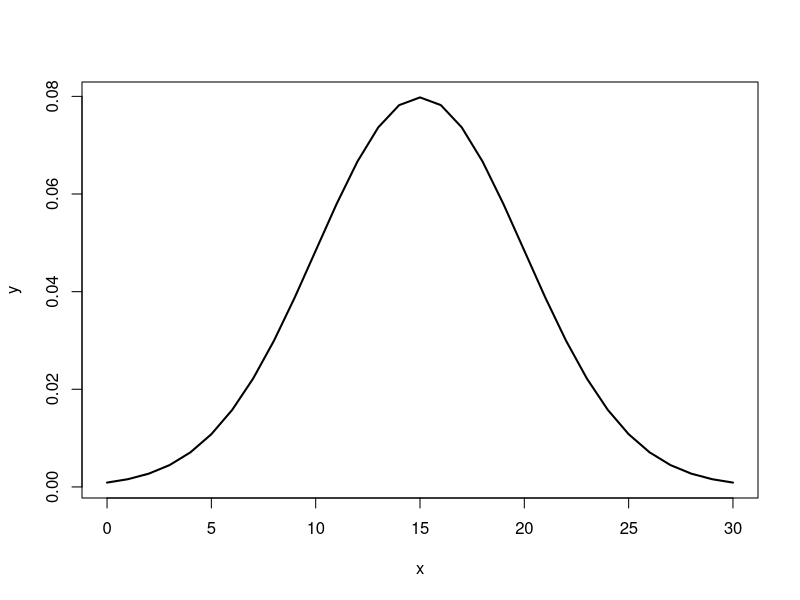
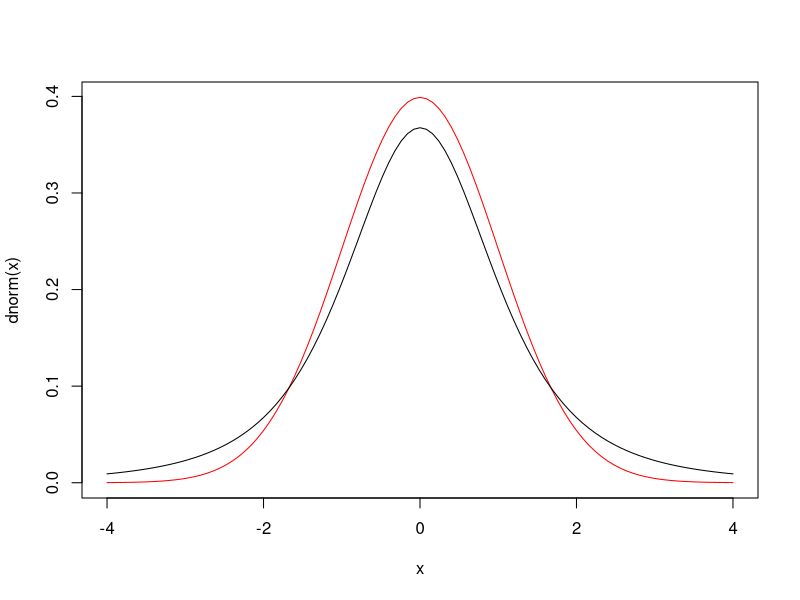
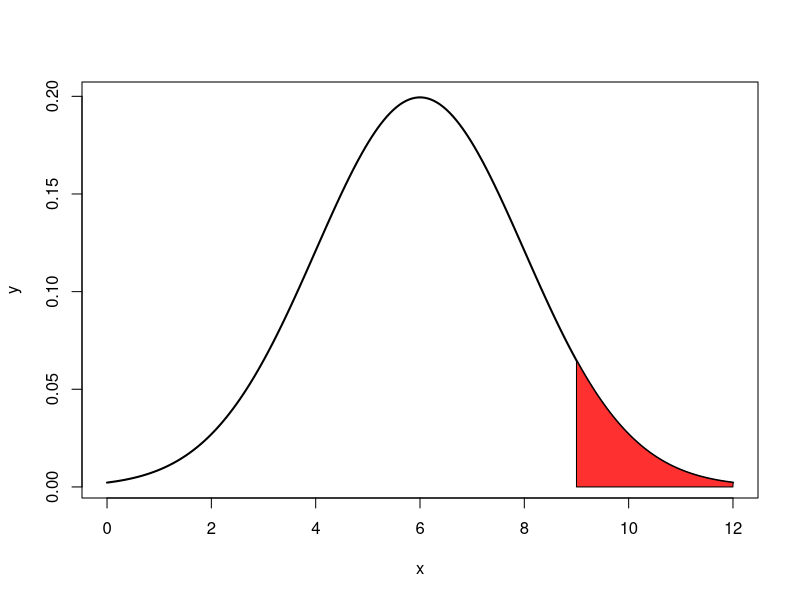
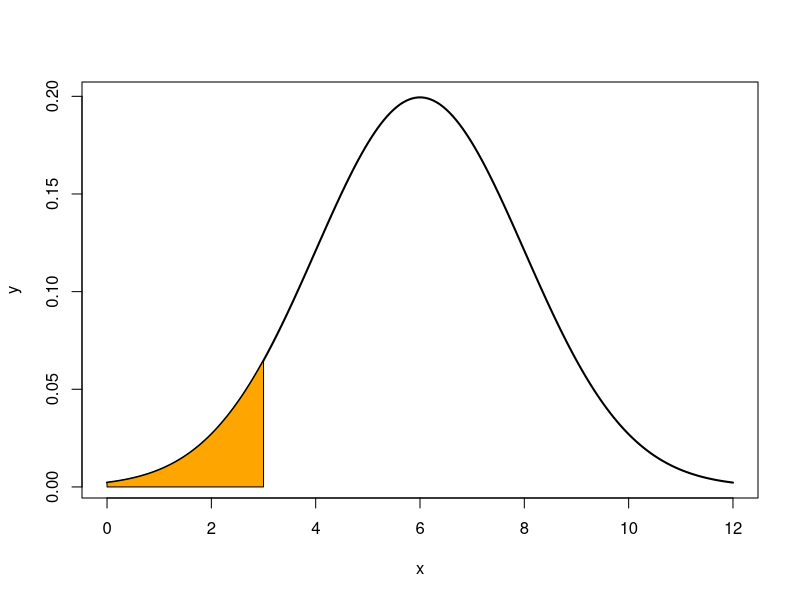
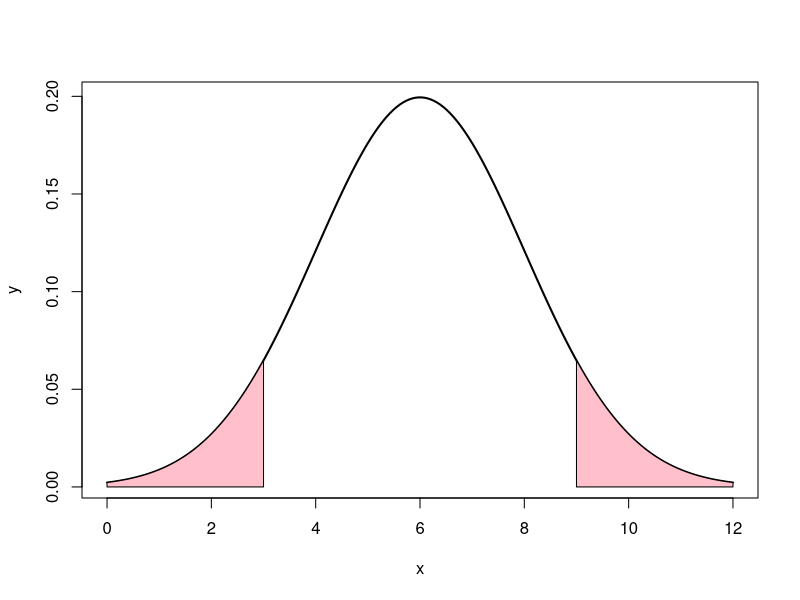
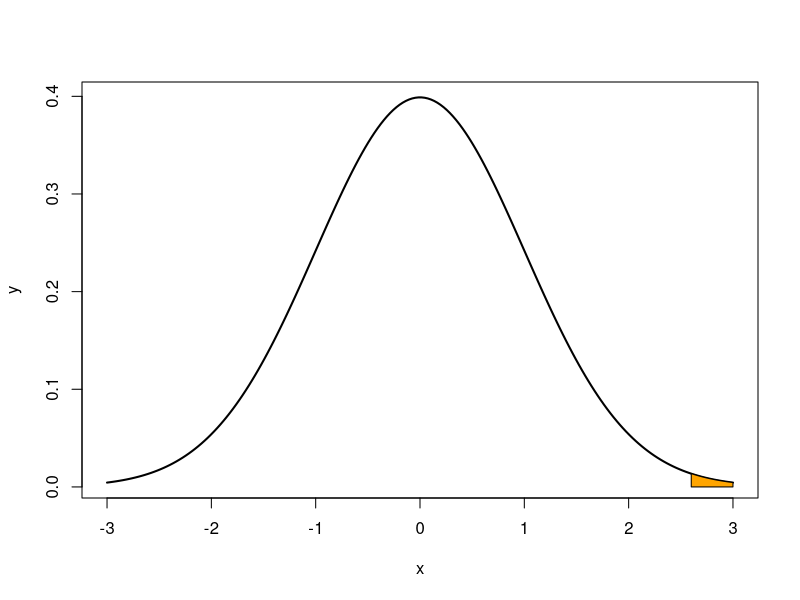
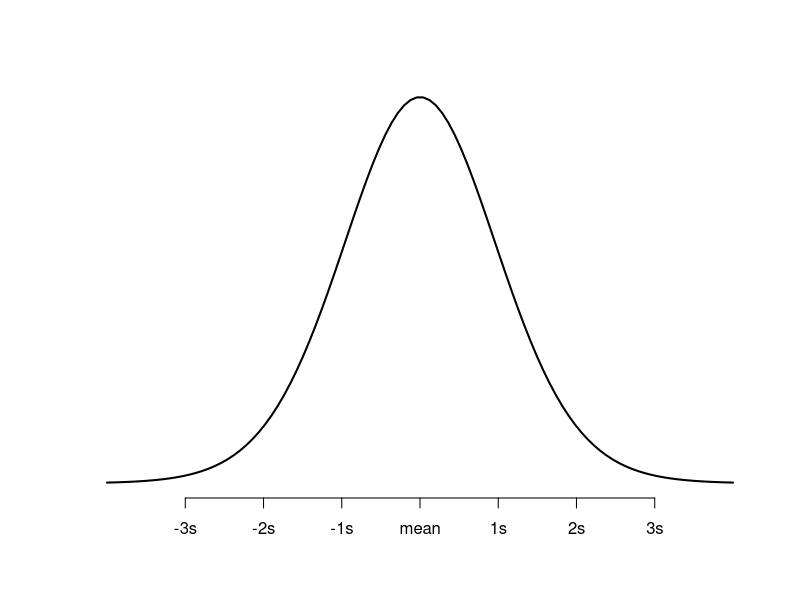
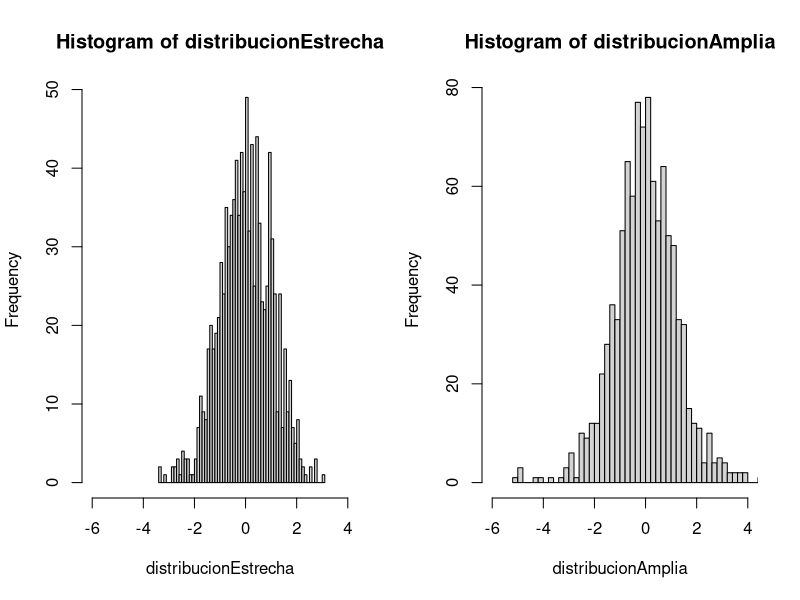

Source code (R) for these figures, in order:
## ---- chunk 1
qt(0.025,10, lower.tail = F)
## ---- chunk 2
round(qt(0.025,14),3)
## ---- chunk 3
x = seq(0,30) 
y = dnorm(x, mean = 15, sd = 5)
plot(x,y,type="l",lwd=2,col="black")
## ---- chunk 4
curve(dnorm(x), -4, 4, col = "red")
curve(dt(x, df = 3), add = TRUE)
## ---- chunk 5
x = seq(0,12,length=200) 
y = dnorm(x, mean = 6, sd = 2)
plot(x,y,type="l",lwd=2,col="black")
x = seq(9,12,length=100)
y = dnorm(x,mean=6,sd=2)
polygon(c(9,x,12),c(0,y,0),col="firebrick1")
## ---- chunk 6
x = seq(0,12,length=200) 
y = dnorm(x, mean = 6, sd = 2)
plot(x,y,type="l",lwd=2,col="black")
x = seq(0,3,length=100)
y = dnorm(x,mean=6,sd=2)
polygon(c(0,x,3),c(0,y,0),col="orange")
## ---- chunk 7
x = seq(0,12,length=200) 
y = dnorm(x, mean = 6, sd = 2)
plot(x,y,type="l",lwd=2,col="black")
x = seq(0,3,length=100)
a = seq(12,9,length=100)
y = dnorm(x,mean=6,sd=2)
polygon(c(0,x,3),c(0,y,0),col="pink")
polygon(c(12,a,9),c(0,y,0),col="pink")

## ---- chunk 8
x = seq(-3,3,length=200) 
y = dnorm(x, mean = 0, sd = 1)
plot(x,y,type="l",lwd=2,col="black")
x = seq(2.6,3,length=100)
y = dnorm(x,mean=0,sd=1)
polygon(c(2.6,x,3),c(0,y,0),col="orange")
## ---- chunk 9
qt(p = 0.99, df = 15)
## ---- chunk 10
qt(p = 0.95, df = 30)
## ---- chunk 11
pt(q = 1.69, df = 30)
## ---- chunk 12
dt(1.69, df = 30)
## ---- chunk 13
dt(x = 0, df = 20)
## ---- chunk 14
dt(x = 1, df = 20)
## ---- chunk 15
# crea una secuencia de 100 numeros igualmente
# espaciados entre -4 y 4
x <- seq(-4, 4, length=100)

# crea un vector de valores que muestra la altura
# de la distribucion de probabilidad para cada
# valor en x, utilizando 20 grados de libertad
y <- dt(x = x, df = 20)

# traza x e y como un diagram de dispersion con 
# lineas conectadas y agrega un eje x con etiquetas
# personalizadas
plot(x,y, type = "l", lwd = 2, axes = FALSE, 
     xlab = "", ylab = "")
axis(1, at = -3:3, labels = c("-3s", "-2s", "-1s", 
                              "mean", "1s", "2s", "3s"))
## ---- chunk 16
pt(-0.785, 14)
## ---- chunk 17
# lo siguiente produce un resultado equivalente
# 1 - area a la izquierda
1 - pt(-0.785, 14)
## ---- chunk 18
# area a la derecha
pt(-0.785, 14, lower.tail = FALSE)
## ---- chunk 19
pt(-0.785, 14) + pt(0.785, 14, lower.tail = FALSE)
## ---- chunk 20
qt(0.99, df = 20)
## ---- chunk 21
qt(0.95, df = 20)
## ---- chunk 22
qt(0.90, df = 20)
## ---- chunk 23
# genera un vector de 5 variables aleatorias
# que siguen una distribucion t de Student
# con 20 grados de libertad
rt(n = 5, df = 20)
## ---- chunk 24
# genera un vector de 1000 variables aleatorias
# que siguen una distribucion t de Student
# con 40 grados de libertad
distribucionEstrecha <- rt(1000, 40)

# genera un vector de 1000 variables aleatorias
# que siguen una distribucion t de Student
# con 5 grados de libertad
distribucionAmplia <- rt(1000, 5)
## ---- chunk 25
# genera dos histogramas para ver estas dos distribuciones
# una al lado de la otra y especifica 50 barras en
# el histograma
par(mfrow=c(1, 2)) #one row, two columns
hist(distribucionEstrecha, breaks=50, xlim = c(-6, 4)) 
hist(distribucionAmplia, breaks=50, xlim = c(-6, 4))
